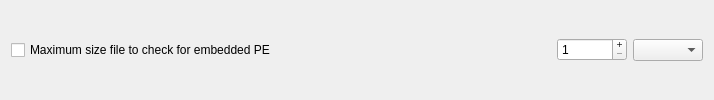
            <widget class="QFrame" name="limitFrame_6">
             <property name="minimumSize">
              <size>
               <width>0</width>
               <height>0</height>
              </size>
             </property>
             <property name="frameShape">
              <enum>QFrame::Shape::NoFrame</enum>
             </property>
             <property name="frameShadow">
              <enum>QFrame::Shadow::Raised</enum>
             </property>
             <layout class="QHBoxLayout" name="horizontalLayout_17">
              <property name="topMargin">
               <number>2</number>
              </property>
              <property name="bottomMargin">
               <number>2</number>
              </property>
              <item>
               <widget class="QCheckBox" name="pwmaxSizeFileForPECheckBox">
                <property name="text">
                 <string>Maximum size file to check for embedded PE</string>
                </property>
               </widget>
              </item>
              <item>
               <spacer name="horizontalSpacer_10">
                <property name="orientation">
                 <enum>Qt::Orientation::Horizontal</enum>
                </property>
                <property name="sizeHint" stdset="0">
                 <size>
                  <width>275</width>
                  <height>20</height>
                 </size>
                </property>
               </spacer>
              </item>
              <item>
               <widget class="QSpinBox" name="pwmaxSizeFileForPESpinBox">
                <property name="minimumSize">
                 <size>
                  <width>70</width>
                  <height>0</height>
                 </size>
                </property>
                <property name="buttonSymbols">
                 <enum>QAbstractSpinBox::ButtonSymbols::PlusMinus</enum>
                </property>
                <property name="minimum">
                 <number>1</number>
                </property>
                <property name="maximum">
                 <number>999</number>
                </property>
               </widget>
              </item>
              <item>
               <widget class="QComboBox" name="pwmaxSizeFileForPEComboBox">
                <property name="minimumSize">
                 <size>
                  <width>70</width>
                  <height>0</height>
                 </size>
                </property>
                <item>
                 <property name="text">
                  <string/>
                 </property>
                </item>
                <item>
                 <property name="text">
                  <string>K</string>
                 </property>
                </item>
                <item>
                 <property name="text">
                  <string>M</string>
                 </property>
                </item>
               </widget>
              </item>
             </layout>
            </widget>
